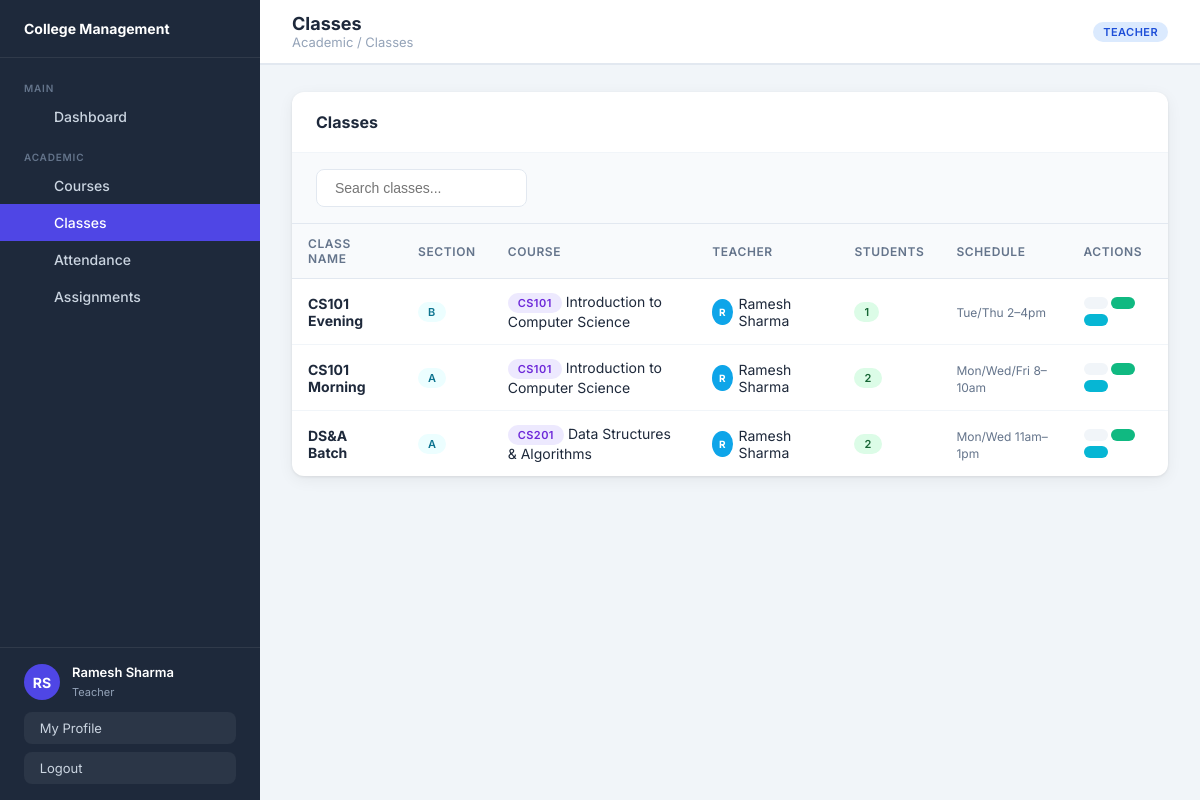
The page /classes/ (signed in) on the database its author committed.
### users/models.py (models this page shows, shortened)
class CustomUser(AbstractUser):
    ROLE_CHOICES = [('admin','Admin'),('teacher','Teacher'),('student','Student')]
    role = models.CharField(max_length=10, choices=ROLE_CHOICES, default='student')
    phone = models.CharField(max_length=20, blank=True)
    address = models.TextField(blank=True)
    date_of_birth = models.DateField(null=True, blank=True)
    @property
    def is_admin(self): return self.role == 'admin'
    @property
    def is_teacher(self): return self.role == 'teacher'

### classes/models.py (models this page shows, shortened)
class Classroom(models.Model):
    name = models.CharField(max_length=100)
    section = models.CharField(max_length=20, blank=True)
    course = models.ForeignKey(Course, on_delete=models.CASCADE, related_name='classrooms')
    teacher = models.ForeignKey(CustomUser, on_delete=models.SET_NULL, null=True, blank=True,
        related_name='teaching_classes', limit_choices_to={'role': 'teacher'})
    students = models.ManyToManyField(CustomUser, blank=True,
        related_name='enrolled_classes', limit_choices_to={'role': 'student'})
    schedule = models.CharField(max_length=200, blank=True)
    room_number = models.CharField(max_length=20, blank=True)
    created_at = models.DateTimeField(auto_now_add=True)
    class Meta:
        ordering = ['name']

### courses/models.py (models this page shows, shortened)
class Course(models.Model):
    name = models.CharField(max_length=200)
    code = models.CharField(max_length=20, unique=True)
    description = models.TextField(blank=True)
    credits = models.PositiveIntegerField(default=3)
    teacher = models.ForeignKey(CustomUser, on_delete=models.SET_NULL, null=True, blank=True,
        related_name='teaching_courses', limit_choices_to={'role': 'teacher'})
    students = models.ManyToManyField(CustomUser, blank=True,
        related_name='enrolled_courses', limit_choices_to={'role': 'student'})
    created_at = models.DateTimeField(auto_now_add=True)

### classes/views.py (the view)
# urls.py: path('', views.class_list, name='class_list'),
@login_required
def class_list(request):
    u = request.user
    if u.is_admin:
        classes = Classroom.objects.select_related('course', 'teacher')
    elif u.is_teacher:
        classes = Classroom.objects.filter(teacher=u).select_related('course')
    else:
        classes = u.enrolled_classes.select_related('course', 'teacher')
    return render(request, 'classes/class_list.html', {'classes': classes})

### classes/templates/classes/class_list.html (shortened to what this page needs)
{% extends 'base.html' %}
{% block page_title %}Classes{% endblock %}
{% block breadcrumb %}Academic / Classes{% endblock %}
{% block content %}
<div class="card">
  <div class="card-header">
    <h3 class="card-title"> Classes</h3>
  </div>
  <div class="filter-bar">
    <input type="text" id="table-search" placeholder=" Search classes..."/>
  </div>
  {% if classes %}
  <div class="table-wrapper">
    <table>
      <thead>
        <tr><th>Class Name</th><th>Section</th><th>Course</th><th>Teacher</th><th>Students</th><th>Schedule</th><th>Actions</th></tr>
      </thead>
      <tbody>
        {% for c in classes %}
        <tr>
          <td><strong>{{ c.name }}</strong></td>
          <td>{% if c.section %}<span class="badge badge-info">{{ c.section }}</span>{% else %}—{% endif %}</td>
          <td><span class="badge badge-primary">{{ c.course.code }}</span> {{ c.course.name }}</td>
          <td>
            {% if c.teacher %}
            <div style="display:flex;align-items:center;gap:6px;">
              <div style="width:26px;height:26px;border-radius:50%;background:var(--secondary);display:flex;align-items:center;justify-content:center;color:#fff;font-size:10px;font-weight:700;">
                {{ c.teacher.first_name|first|upper }}
              </div>
              {{ c.teacher.get_full_name|default:c.teacher.username }}
            </div>
            {% else %}<span style="color:var(--gray-300);">—</span>{% endif %}
          </td>
          <td><span class="badge badge-student">{{ c.students.count }}</span></td>
          <td><span style="font-size:12px;color:var(--gray-500);">{{ c.schedule|default:"—" }}</span></td>
          <td>
            <a href="{% url 'class_detail' c.pk %}" class="btn btn-sm btn-secondary"></a>
            <a href="{% url 'take_attendance' c.pk %}" class="btn btn-sm btn-success"></a>
            <a href="{% url 'attendance_report' c.pk %}" class="btn btn-sm btn-info"></a>
          </td>
        </tr>
        {% endfor %}
      </tbody>
    </table>
  </div>
  {% else %}
  <div class="empty-state">
    <div class="empty-icon"></div>
    <p>No classes found</p>
    {% if user.is_admin %}<div class="empty-sub"><a href="{% url 'create_class' %}" class="btn btn-primary" style="margin-top:12px;">➕ Add First Class</a></div>{% endif %}
  </div>
  {% endif %}
</div>
{% endblock %}

### templates/base.html (shortened to what this page needs)
{% load static %}
<!DOCTYPE html>
<html lang="en">
<head>
<link rel="stylesheet" href="{% static 'css/main.css' %}"/>
</head>
<body>
<div class="layout">
  <aside class="sidebar">
    <div class="sidebar-brand">
      <div class="brand-text">
        <h2> College Management</h2>
      </div>
    </div>
    <nav class="sidebar-nav">
      <div class="nav-section">
        <div class="nav-section-title">Main</div>
        <a href="{% url 'dashboard' %}" class="nav-item"> Dashboard</a>
      </div>
      <div class="nav-section">
        <div class="nav-section-title">Academic</div>
        <a href="{% url 'course_list' %}" class="nav-item"> Courses</a>
        <a href="{% url 'class_list' %}" class="nav-item"> Classes</a>
        <a href="{% url 'attendance_list' %}" class="nav-item"> Attendance</a>
        <a href="{% url 'assignment_list' %}" class="nav-item"> Assignments</a>
      </div>
    </nav>
    <div class="sidebar-footer">
      <div class="sidebar-user">
        <div class="avatar">{{ user.first_name|first|upper }}{{ user.last_name|first|upper }}</div>
        <div class="user-info">
          <p>{{ user.get_full_name|default:user.username }}</p>
          <span>{{ user.role|capfirst }}</span>
        </div>
      </div>
      <a href="{% url 'profile' %}" class="btn-logout" style="margin-bottom:8px;"> &nbsp;My Profile</a>
      <a href="{% url 'logout' %}" class="btn-logout"> &nbsp;Logout</a>
    </div>
  </aside>
  <div class="main-content">
    <header class="topbar">
      <div class="topbar-left">
        <div>
          <div class="page-title">{% block page_title %}Dashboard{% endblock %}</div>
          <div class="breadcrumb">{% block breadcrumb %}Home{% endblock %}</div>
        </div>
      </div>
      <div class="topbar-right">
        <span class="badge badge-{{ user.role }}">{{ user.role|capfirst }}</span>
      </div>
    </header>
    <main class="page-body">
      {% block content %}{% endblock %}
    </main>
  </div>
</div>
</body>
</html>

### rows shown on the page
CustomUser: first_name|first "R", last_name|first "S", get_full_name "Ramesh Sharma", role "Teacher", role "TEACHER"
Classroom: name "CS101 Evening", section "B", course.code "CS101", course.name "Introduction to Computer Science", teacher.first_name|first "R", teacher.get_full_name "Ramesh Sharma", students.count "1", schedule "Tue/Thu 2–4pm"
Classroom: name "CS101 Morning", section "A", course.code "CS101", course.name "Introduction to Computer Science", teacher.first_name|first "R", teacher.get_full_name "Ramesh Sharma", students.count "2", schedule "Mon/Wed/Fri 8–10am"
Classroom: name "DS&A Batch", section "A", course.code "CS201", course.name "Data Structures & Algorithms", teacher.first_name|first "R", teacher.get_full_name "Ramesh Sharma", students.count "2", schedule "Mon/Wed 11am–1pm"
